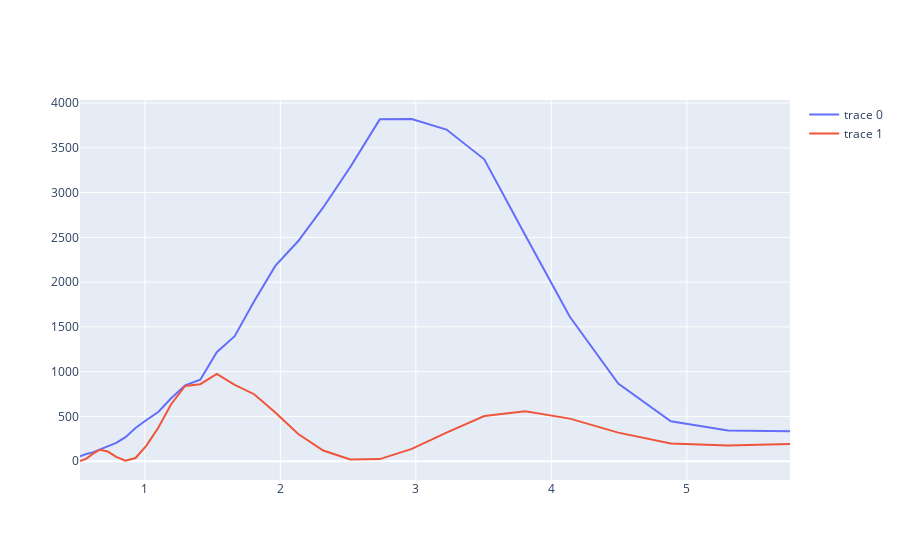

Notebook cell for this chart:
### Code cell
import plotly.io as pi
j = pn.plotly1D(enu_hf)
fig = pi.from_json(j)
fig.show()
